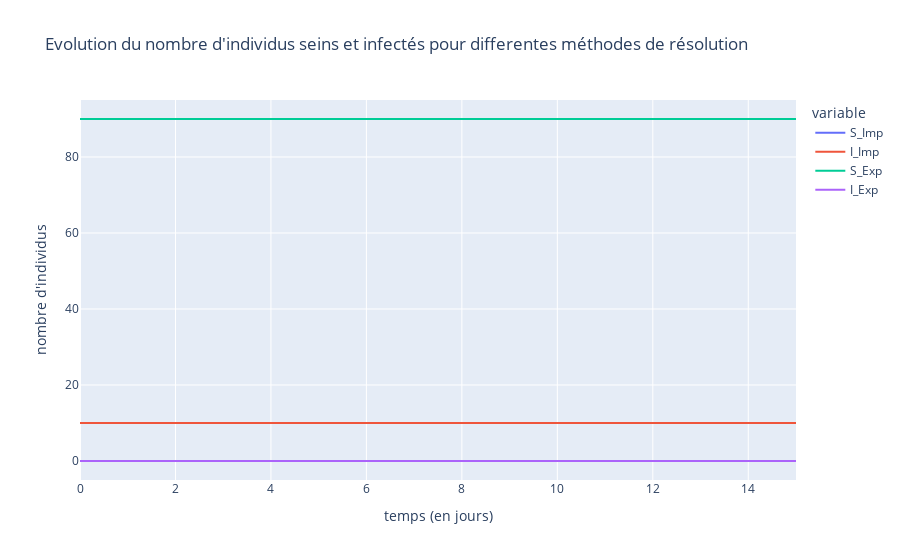

Notebook source saved alongside this figure:
### Markdown cell above
##### 4.7.2 Beta nulle

### Code cell
beta = 0 # initialise beta = 0

XEI_Beta0 =Euler_Implicite(derivative_SI, [90.,10], T) # Solution Implicite 
XEE_Beta0 = Euler_Explicite(derivative_SI, [90.,0], T) # Solution Explicite 

# Transformation en pandas
dfb0 = pd.DataFrame({'S_Imp':XEI_Beta0[:,0] ,'I_Imp':XEI_Beta0[:,1], 'S_Exp':XEE_Beta0[:,0], 'I_Exp':XEE_Beta0[:,1]
                   }) 
dfb0.insert(0, 'temps (en jours)', T) # ajout du temps en jours en colonne 1

# Affichage avec plotly
fig = px.line(dfb0, x='temps (en jours)', y=['S_Imp','I_Imp','S_Exp','I_Exp'], labels=dict(index="temps (en jours)", value="nombre d'individus", title=""), title="Evolution du nombre d'individus seins et infectés pour differentes méthodes de résolution")
fig.show()

### Figure 1 — Plotly figure (JSON) as saved in the notebook; plotly's stock layout.template omitted (floating-point values rounded to 4 significant figures)
{"data": [{"hovertemplate": "variable=S_Imp<br>temps (en jours)=%{x}<br>nombre d'individus=%{y}<extra></extra>", "legendgroup": "S_Imp", "line": {"color": "#636efa", "dash": "solid"}, "marker": {"symbol": "circle"}, "mode": "lines", "name": "S_Imp", "orientation": "v", "showlegend": true, "type": "scatter", "x": [0, 0.5172, 1.034, 1.552, 2.069, 2.586, 3.103, 3.621, 4.138, 4.655, 5.172, 5.69, 6.207, 6.724, 7.241, 7.759, 8.276, 8.793, 9.31, 9.828, 10.34, 10.86, 11.38, 11.9, 12.41, 12.93, 13.45, 13.97, 14.48, 15], "xaxis": "x", "y": [90, 90, 90, 90, 90, 90, 90, 90, 90, 90, 90, 90, 90, 90, 90, 90, 90, 90, 90, 90, 90, 90, 90, 90, 90, 90, 90, 90, 90, 90], "yaxis": "y"}, {"hovertemplate": "variable=I_Imp<br>temps (en jours)=%{x}<br>nombre d'individus=%{y}<extra></extra>", "legendgroup": "I_Imp", "line": {"color": "#EF553B", "dash": "solid"}, "marker": {"symbol": "circle"}, "mode": "lines", "name": "I_Imp", "orientation": "v", "showlegend": true, "type": "scatter", "x": [0, 0.5172, 1.034, 1.552, 2.069, 2.586, 3.103, 3.621, 4.138, 4.655, 5.172, 5.69, 6.207, 6.724, 7.241, 7.759, 8.276, 8.793, 9.31, 9.828, 10.34, 10.86, 11.38, 11.9, 12.41, 12.93, 13.45, 13.97, 14.48, 15], "xaxis": "x", "y": [10, 10, 10, 10, 10, 10, 10, 10, 10, 10, 10, 10, 10, 10, 10, 10, 10, 10, 10, 10, 10, 10, 10, 10, 10, 10, 10, 10, 10, 10], "yaxis": "y"}, {"hovertemplate": "variable=S_Exp<br>temps (en jours)=%{x}<br>nombre d'individus=%{y}<extra></extra>", "legendgroup": "S_Exp", "line": {"color": "#00cc96", "dash": "solid"}, "marker": {"symbol": "circle"}, "mode": "lines", "name": "S_Exp", "orientation": "v", "showlegend": true, "type": "scatter", "x": [0, 0.5172, 1.034, 1.552, 2.069, 2.586, 3.103, 3.621, 4.138, 4.655, 5.172, 5.69, 6.207, 6.724, 7.241, 7.759, 8.276, 8.793, 9.31, 9.828, 10.34, 10.86, 11.38, 11.9, 12.41, 12.93, 13.45, 13.97, 14.48, 15], "xaxis": "x", "y": [90, 90, 90, 90, 90, 90, 90, 90, 90, 90, 90, 90, 90, 90, 90, 90, 90, 90, 90, 90, 90, 90, 90, 90, 90, 90, 90, 90, 90, 90], "yaxis": "y"}, {"hovertemplate": "variable=I_Exp<br>temps (en jours)=%{x}<br>nombre d'individus=%{y}<extra></extra>", "legendgroup": "I_Exp", "line": {"color": "#ab63fa", "dash": "solid"}, "marker": {"symbol": "circle"}, "mode": "lines", "name": "I_Exp", "orientation": "v", "showlegend": true, "type": "scatter", "x": [0, 0.5172, 1.034, 1.552, 2.069, 2.586, 3.103, 3.621, 4.138, 4.655, 5.172, 5.69, 6.207, 6.724, 7.241, 7.759, 8.276, 8.793, 9.31, 9.828, 10.34, 10.86, 11.38, 11.9, 12.41, 12.93, 13.45, 13.97, 14.48, 15], "xaxis": "x", "y": [0, 0, 0, 0, 0, 0, 0, 0, 0, 0, 0, 0, 0, 0, 0, 0, 0, 0, 0, 0, 0, 0, 0, 0, 0, 0, 0, 0, 0, 0], "yaxis": "y"}], "layout": {"legend": {"title": {"text": "variable"}, "tracegroupgap": 0}, "title": {"text": "Evolution du nombre d'individus seins et infectés pour differentes méthodes de résolution"}, "xaxis": {"anchor": "y", "domain": [0, 1], "title": {"text": "temps (en jours)"}}, "yaxis": {"anchor": "x", "domain": [0, 1], "title": {"text": "nombre d'individus"}}}}
